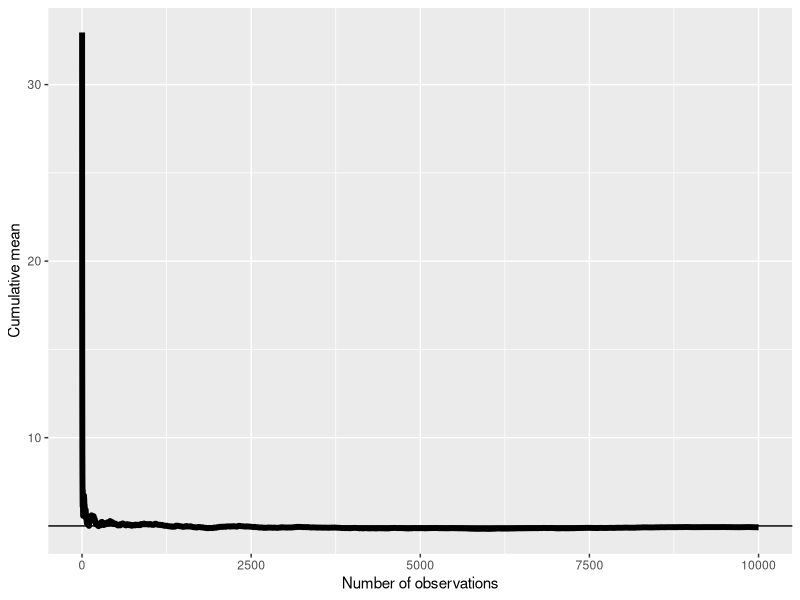
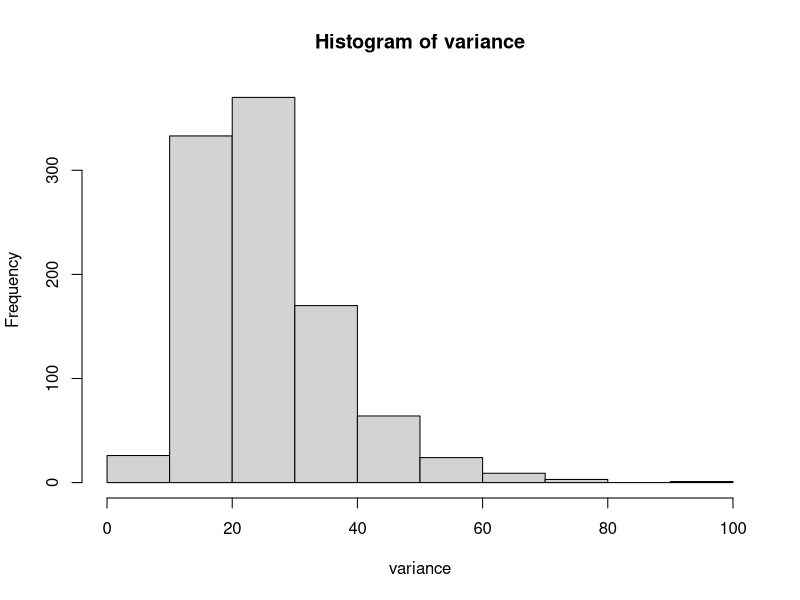
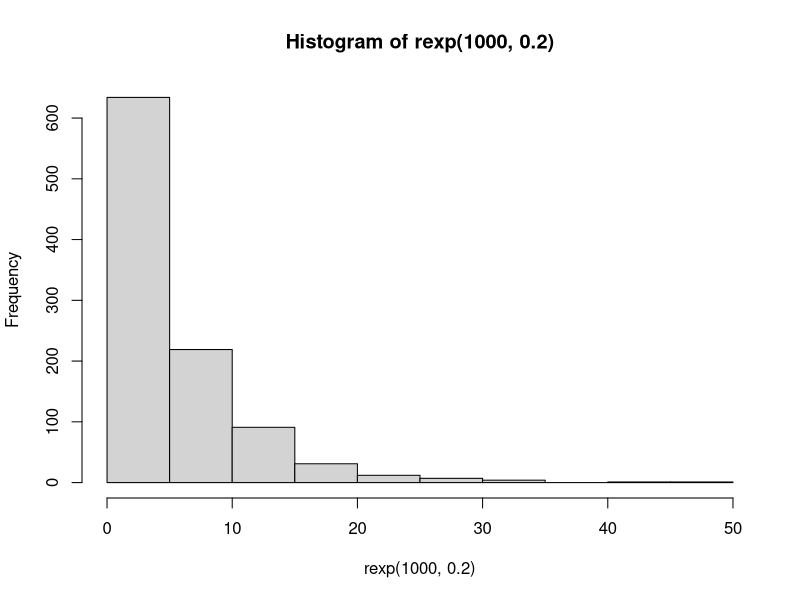
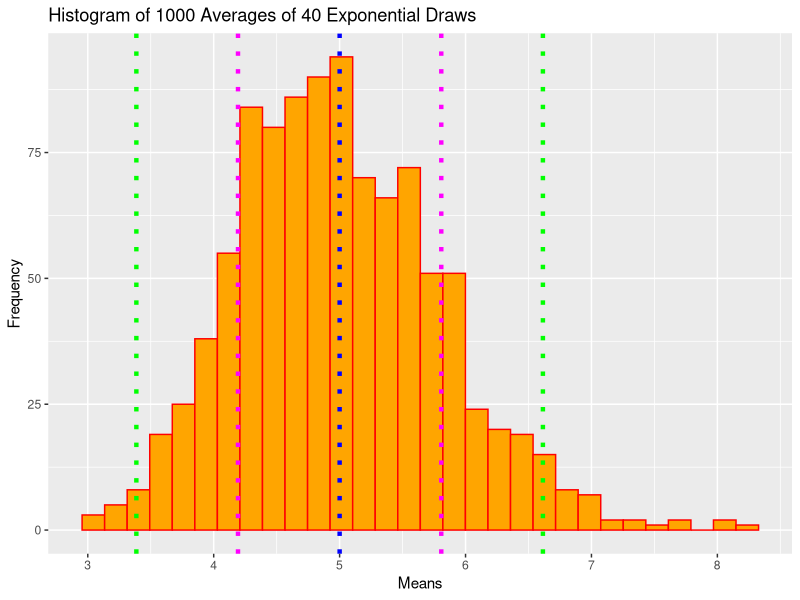
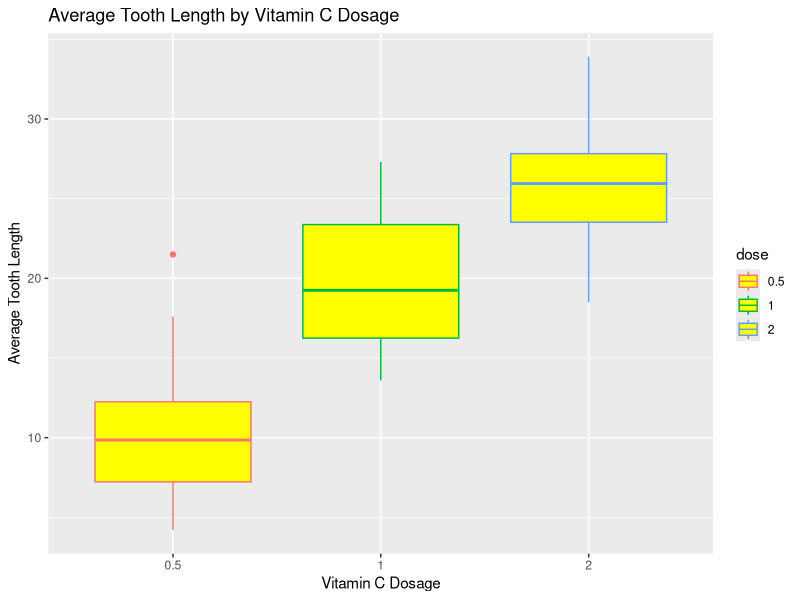

Here is the R script that generated these plots, in order: (Note: this script raises an error after producing the figures.)
## ---- chunk 1
mns = c() #initialize mns to an empty vector
for (i in 1:1000) # run 1000 simulations
  mns = c(mns, mean(rexp(40,0.2))) # store the means of every simulation into mns
mean(mns) # calculate the mean of mns, the sample mean
## ---- chunk 2
library(tidyverse)
n=10000 # set number of draws to n
means = cumsum(rexp(n,0.2))/(1:n) # create var means that calculates the mean after every draw
g <- ggplot(data.frame(x = 1:n, y = means), aes(x = x, y = y)) # plotting means, true mean at y=5
g <- g + geom_hline(yintercept = 5) + geom_line(size = 2) 
g <- g + labs(x = "Number of observations", y = "Cumulative mean")
g
## ---- chunk 3
variance = c() #initialize variance to empty vector
for(i in 1:1000) #do 1000 simulations
  variance = c(variance, var(rexp(40,0.2))) #store the variance of each simulation into the vector
hist(variance) #plot histogram of variance vector
mean(variance) #calculate the sample variance
## ---- chunk 4
hist(rexp(1000,0.2))
## ---- chunk 5
means = c()
for (i in 1:1000)
  means = c(means, mean(rexp(40,0.2)))
mu = mean(means)
s = sd(means)
lines = c(mu-2*s,mu-s,mu,mu+s,mu+2*s)
colors = c("green","magenta","blue","magenta","green")
g = ggplot(data.frame(means), aes(x = means))
g + geom_histogram(color = "red", fill = "orange") +
  geom_vline(xintercept = lines, linetype = "dotted", color = colors, size = 1.5) +
  xlab("Means") +
  ylab("Frequency") +
  ggtitle("Histogram of 1000 Averages of 40 Exponential Draws")
## ---- chunk 6
library(datasets)
data("ToothGrowth")
TG = as_tibble(ToothGrowth)
str(TG)
## ---- chunk 7
sum(is.na(TG))
summary(TG)
## ---- chunk 8
TG_Dose = TG %>% group_by(dose) %>% summarize(mlen = mean(len))
TG_Dose
TG$dose = as.factor(TG$dose)
g = ggplot(TG, aes(x = dose, y = len, color = dose))
g + geom_boxplot(fill = "yellow") +
  xlab("Vitamin C Dosage") +
  ylab("Average Tooth Length") +
  ggtitle("Average Tooth Length by Vitamin C Dosage")
## ---- chunk 9
dose12 = subset(TG, dose == 0.5 | dose == 1)
t.test(len ~ dose, paired = FALSE, alternative = "two.sided", data = dose12)
## ---- chunk 10
dose23 = subset(TG, dose == 1 | dose == 2)
t.test(len ~ dose, paired = FALSE, alternative = "two.sided", data = dose23)
## ---- chunk 11
TG_Supp = TG %>% group_by(supp) %>% summarize(mlen = mean(len))
TG_Supp

g = ggplot(TG, aes(x = supp, y = len, color = supp))
g + geom_dotplot(binaxis = "y", stackdir = "center") +
  xlab("Supplement Type") +
  ylab("Average Tooth Length") +
  ggtitle("Average Tooth Length by Supplement")
## ---- chunk 12
t.test(len ~ supp, paired = FALSE, alternative = "two.sided", data = TG)
## ---- chunk 13
t.test(len ~ supp, paired = FALSE, alternative = "greater", data = TG)
